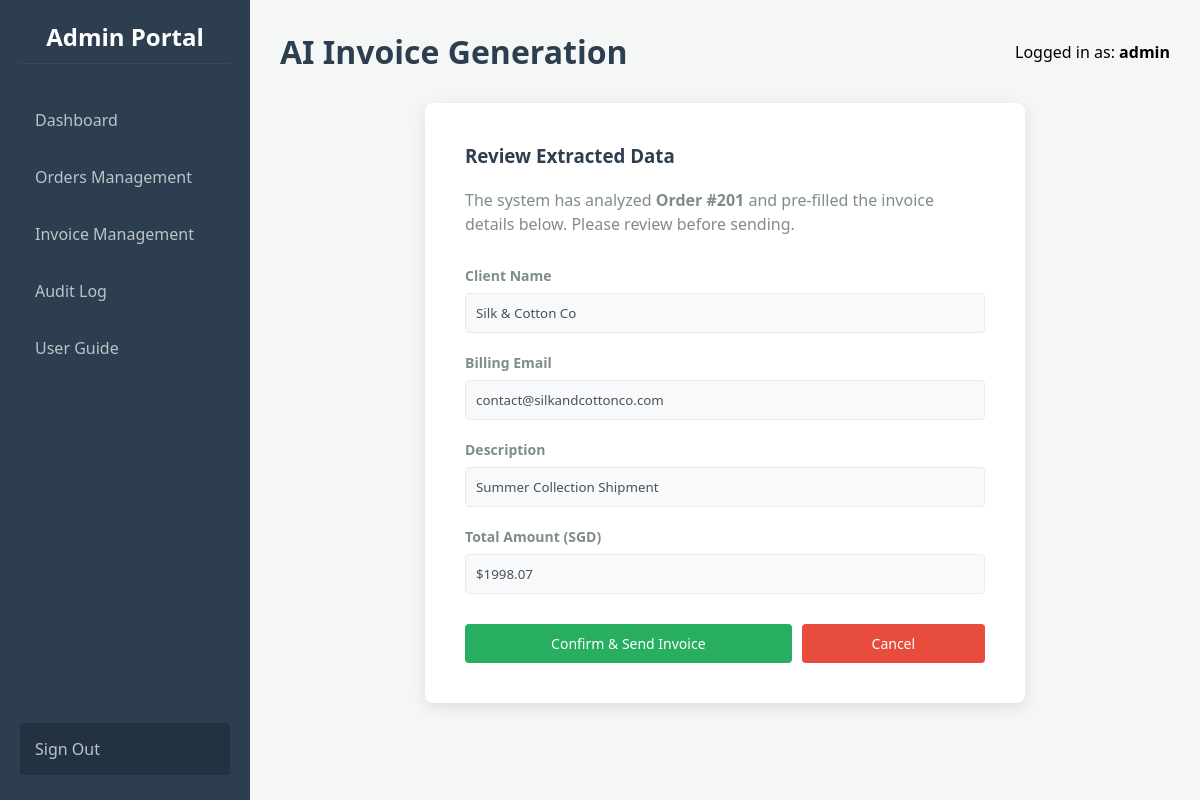
/invoices/create/201 (signed in), run on the app's committed database.
### app.py (models this page shows)
class Order(db.Model):
    id = db.Column(db.Integer, primary_key=True)
    client_id = db.Column(db.Integer, db.ForeignKey('client.id'), nullable=False)
    description = db.Column(db.String(200), nullable=False)
    amount = db.Column(db.Float, nullable=False)
    date_placed = db.Column(db.DateTime, default=datetime.utcnow)
    status = db.Column(db.String(50), default='Pending')
    client = db.relationship('Client', backref=db.backref('orders', lazy=True))

class Client(db.Model):
    id = db.Column(db.Integer, primary_key=True)
    name = db.Column(db.String(100), nullable=False)
    email = db.Column(db.String(100), nullable=False)
    company = db.Column(db.String(100))

### app.py (the view, shortened to what this page needs)
@app.route('/invoices/create/<int:order_id>', methods=['GET', 'POST'])
def create_invoice(order_id):
    if 'user_id' not in session: return redirect(url_for('login'))
    order = Order.query.get_or_404(order_id)
    return render_template('create_invoice.html', order=order)

### templates/create_invoice.html
{% extends "base.html" %}
{% block header %}AI Invoice Generation{% endblock %}
{% block content %}
    <div class="review-box">
        <h3 style="margin-bottom: 20px; color: #2c3e50;">Review Extracted Data</h3>
        <p style="color: #7f8c8d; margin-bottom: 30px; line-height: 1.5;">
            The system has analyzed <strong>Order #{{ order.id }}</strong> and pre-filled the invoice details below.
            Please review before sending.
        </p>
        <form method="POST">
            <div class="form-row">
                <label>Client Name</label>
                <input type="text" class="readonly" value="{{ order.client.name }}" readonly>
            </div>
            <div class="form-row">
                <label>Billing Email</label>
                <input type="text" class="readonly" value="{{ order.client.email }}" readonly>
            </div>
            <div class="form-row">
                <label>Description</label>
                <input type="text" class="readonly" value="{{ order.description }}" readonly>
            </div>
            <div class="form-row">
                <label>Total Amount (SGD)</label>
                <input type="text" class="readonly" value="${{ "%.2f"|format(order.amount) }}" readonly>
            </div>
            <div class="form-actions">
                <button type="submit" class="btn btn-success" style="flex: 2;">Confirm & Send Invoice</button>
                <a href="{{ url_for('orders') }}" class="btn btn-danger" style="flex: 1; text-align: center;">Cancel</a>
            </div>
        </form>
    </div>
{% endblock %}

### templates/base.html (style rules this page uses)
* { box-sizing: border-box; margin: 0; padding: 0; font-family: 'Segoe UI', Tahoma, Geneva, Verdana, sans-serif; }
body { background-color: #f4f7f6; display: flex; min-height: 100vh; }
input[type="text"], input[type="password"], select { padding: 10px; border: 1px solid #bdc3c7; border-radius: 4px; outline: none; transition: border 0.3s; }
.btn { padding: 10px 20px; border-radius: 4px; text-decoration: none; color: white; border: none; cursor: pointer; font-size: 14px; transition: background 0.3s; display: inline-block; }
.btn-success { background-color: #27ae60; }
.btn-danger { background-color: #e74c3c; }
.review-box { background: white; padding: 40px; border-radius: 8px; max-width: 600px; margin: 0 auto; box-shadow: 0 4px 15px rgba(0,0,0,0.1); }
.form-row { margin-bottom: 20px; }
.form-row label { display: block; margin-bottom: 8px; color: #7f8c8d; font-weight: 600; font-size: 14px; }
.form-row input.readonly { background-color: #f8f9fa; border-color: #e9ecef; color: #495057; width: 100%; }
.form-actions { display: flex; gap: 10px; margin-top: 30px; }

### data on the page
Order: id "201", description "Summer Collection Shipment", amount "$1998.07"
Client: client.name "Silk & Cotton Co", client.email "contact@silkandcottonco.com"

### other printed values
{{ session.get('username', 'Guest') }} "admin"
